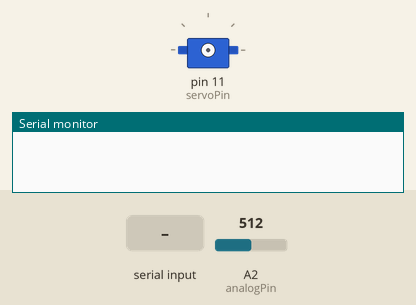
Bench run of a sketch on a simulated Arduino Uno, built with avr-gcc and run on an emulated ATmega328P. On the bench: servo, the last lines printed to the serial monitor. Inputs (shaded band) come from the test bench; at power-on: A2 (analogPin) = 512.

Above: at 1.8 s.
1.9 s: "90,45\n" received over the second serial link
At 2.9 s:
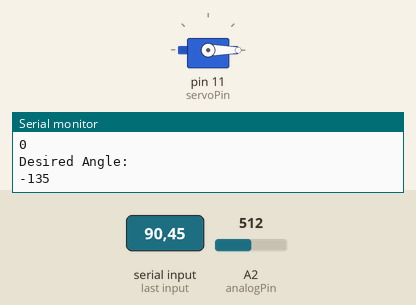
Timing chart, 0 to 4.9 s (numbered marks = the images above; inputs shaded):
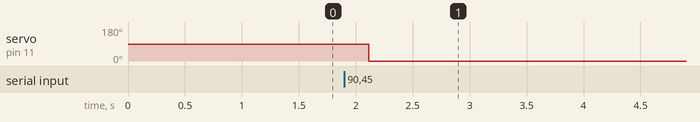

Measured:
- after the input at 1.9 s, servo on pin 11 (servoPin): 90° → 0° after 0.21 s

The sketch:

BtTemperatureServo.ino
```cpp
#include <Servo.h>
#include <SoftwareSerial.h>

int rxPin = 2;
int txPin = 3;
int digitalPin = 7; // KY-028 digital interface
int analogPin = A2; // KY-028 analog interface
int servoPin = 11;

int angle = 0;
int temp;

const int minTemp = 150;
const int maxTemp = 350;
const int minAngle = 0;
const int maxAngle = 180;
const char sendDataPackageStartByte = 'T';
const int receiveDataPackageStartByteVal = 83; //"S"
const int receiveDataPackageEndByteVal = 13;
const int communicationDelay = 1000;
const int servoDelay = 100;

SoftwareSerial BT(rxPin,txPin);

Servo servo;
void setup() {
  pinMode(digitalPin, INPUT);
  pinMode(analogPin, INPUT);

  Serial.begin(9600);
  BT.begin(9600);
}

void loop() {
  if(BT.available() <= 0)
  {
    temp = analogRead(analogPin);
    BT.print(sendDataPackageStartByte);
    BT.print(temp/100);
    BT.print(temp/10%10);
    BT.print(temp%10);
    BT.println();
    delay(communicationDelay);
  }
  else
  {
    readData();
  }
}

void readData()
{
  if (BT.available())
  {
    char temp[3];
    while(BT.available() > 0)
    {
      char crtByte = BT.read();
      if (crtByte == receiveDataPackageStartByteVal)
      {
        temp[0] = BT.read();
        temp[1] = BT.read();
        temp[2] = BT.read();

        if(BT.read() != receiveDataPackageEndByteVal)
        {
          return;
        }

        break;
      }
    }

    int desiredTemp = atoi(temp);
    int desiredAngle = map(desiredTemp, minTemp, maxTemp, minAngle, maxAngle);
    printDataToSerial(desiredTemp, desiredAngle);

    turnServo(desiredAngle); //attach servo, write value, dettach
  }
}

void printDataToSerial(int desiredTemp, int desiredAngle)
{
  Serial.println("Desired Temperature:");
  Serial.println(desiredTemp);

  Serial.println("Desired Angle:");
  Serial.println(desiredAngle);
}

void turnServo(int angle)
{
  servo.attach(servoPin);
  delay(servoDelay);
  servo.write(angle);
  delay(servoDelay);
  servo.detach();
  delay(servoDelay);
}
```
